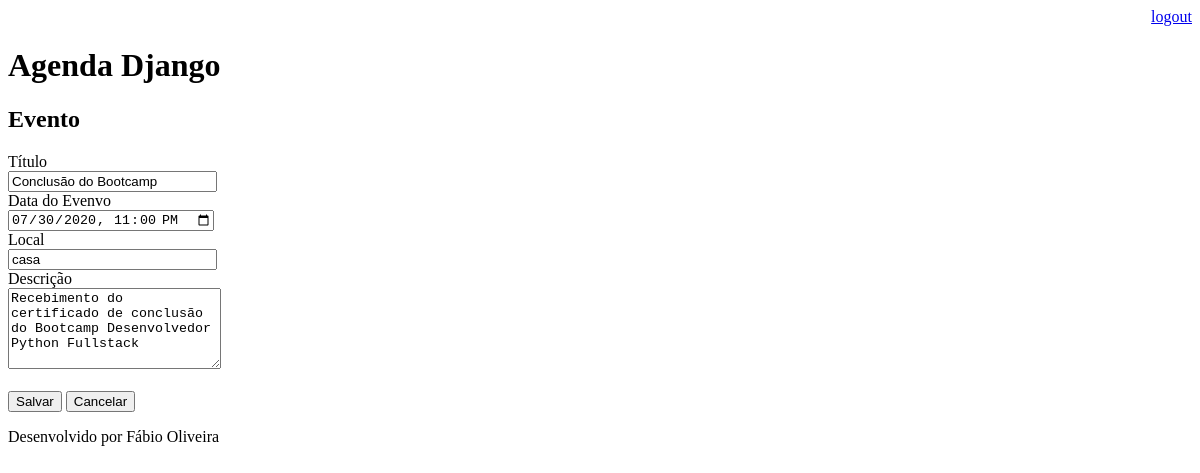
The app's page /agenda/evento/?id=8 (signed in), older data.
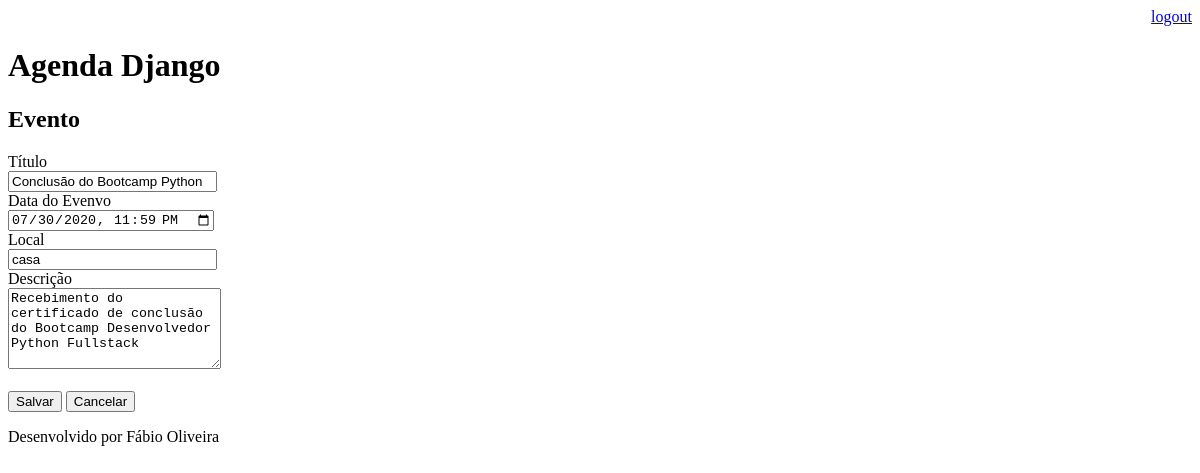
The same page, newer data.
### core/models.py (models this page shows, shortened)
class Evento(models.Model):
    titulo = models.CharField(max_length=100) # máximo 100 caracteres, não pode ser branco ou nulo
    descricao = models.TextField(blank=True, null=True) # não tem limite de caracteres, pode ser branco ou nulo
    data_evento = models.DateTimeField(verbose_name='Data do evento') #campo de data e hora, não pode ser nulo, e customiza nome
    data_criacao = models.DateTimeField(auto_now=True) #campo de data e hora, pega hora da inserção automaticamente
    usuario = models.ForeignKey(User, on_delete=models.CASCADE) # acrescenta foreign key com usuários do django
    local = models.CharField(max_length=100, blank=True, null=True)  # máximo 100 caracteres, pode ser branco ou nulo
    class Meta:
        db_table = 'evento'
    def get_data_input_evento(self): # cria função
        return self.data_evento.strftime('%Y-%m-%dT%H:%M') # que retorna a data e hora do evento formatadas para datetime-local

### core/views.py (the view)
# urls.py: path('agenda/evento/', views.evento), # cria rota 'agenda/evento' para inserir ou editar de eventos
@login_required(login_url='/login/')  # exige autênticação para função, sem autenticação: direciona para a página '/login/'
def evento(request):  # função que
    id_evento = request.GET.get('id') # pega o valor do id_evento no GET da requisição
    dados = {} # inicialmente não há dados, para o caso de uma inserção de eventos
    if id_evento: #se há id_evento, é uma alteração, então:
        dados ['evento']= Evento.objects.get(id=id_evento) # preenche 'dados'^; com dados do evento identificado pelo id_evento
    return render(request, 'evento.html', dados) # renderiza a página 'evento.html' e passa dados do evento

### templates/evento.html (shortened to what this page needs)
{% extends "model-page.html" %}
{% block content %}
    <h2>Evento</h2>
    <form action="submit" method="POST">{% csrf_token %}
        <label>Título</label>
        <br>
        <input type="text" name="titulo" size="23" value="{{ evento.titulo }}">
        <br>
        <label>Data do Evenvo</label>
        <br>
        <input type="datetime-local" name="data_evento" value="{{ evento.get_data_input_evento }}">
        <br>
        <label>Local</label>
        <br>
        <input type="text" name="local" size="23" value="{{ evento.local }}">
        <br>
        <label>Descrição</label>
        <br>
        <textarea name="descricao" rows="5" cols="24">{{ evento.descricao }}</textarea>
        <br><br>
        <button type="submit">Salvar</button>
        <a href="/">
            <button type="button">Cancelar</button>
        </a>
    </form>
{% endblock %}

Row changes from the older to the newer data that the page shows:
changed Evento "casa": titulo "Conclusão do Bootcamp" → "Conclusão do Bootcamp Python"; data_evento "07/30/2020 23:00" → "07/30/2020 23:59"
